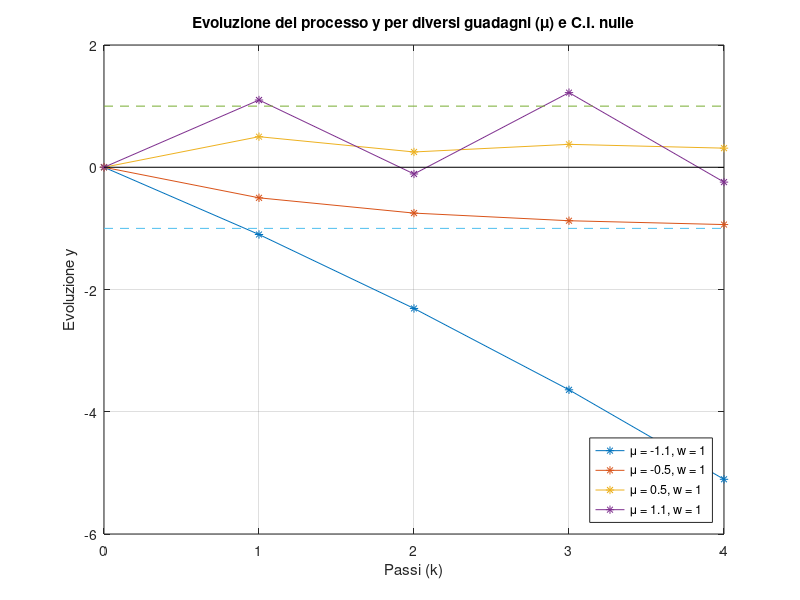
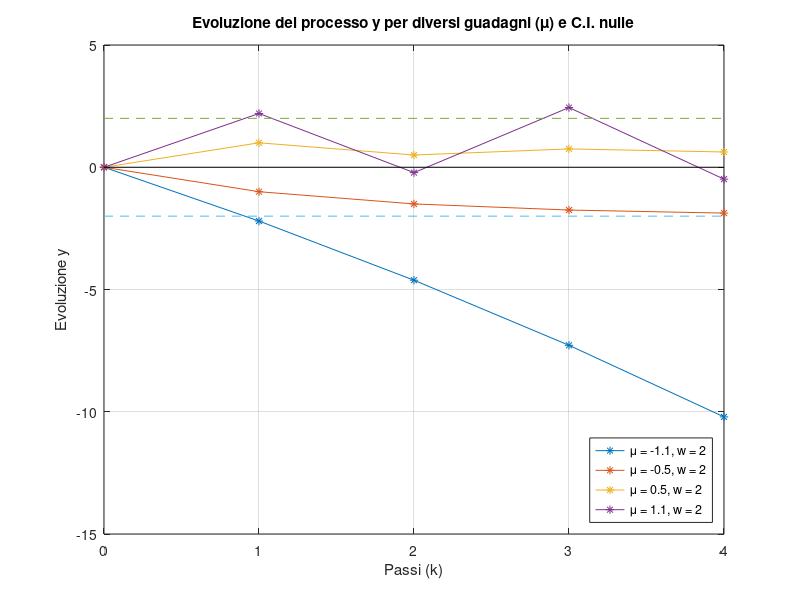
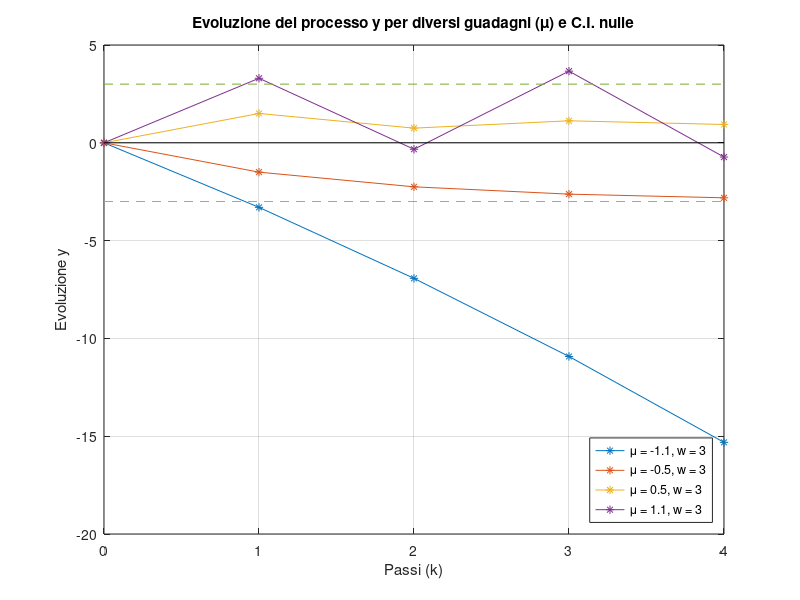

MATLAB code for these plots, in order:
function Esercizio1_7()
  % Si consideri il processo a tempo discreto con variabile controllata y e
  % variabile di controllo u:
  %   y(k+1) = u(k)
  % e si applichi il controllore
  %   u(k) = mu * (w - y(k))
  % dove w è il target e mu!=1 è oggetto di scelta. Determinare l'equazione alle
  % differenze del sistema, ricavare il valore alle condizioni statiche per il
  % valore ybar. Si determini la generalizzazione dell'evoluzione di y(k) e si
  % determini il valore di convergenza.

  % Dati
  y0 = 0;                       % Valore iniziale del sistema
  k = 4;                        % Istante discreto fino a cui calcolare
  ws = [1 2 3];                     % Target
  mus = [-1.1, -0.5, 0.5, 1.1]; % Valori del controllore
  t = 0:k;                      % Vettore dei tempi

  % Calcolo le evoluzioni e le stampo
  for i = 1:length(ws)
    w = ws(i);
    evoluzioneProcesso = zeros([length(t), length(mus)]);
    legends = {};
    for j = 1:length(mus)
      y = evoluzioneDiscreta(y0, w, mus(j), k);
      evoluzioneProcesso(:, j) = y;
      legends{j} = ['\mu = ' num2str(mus(j)) ', w = ' num2str(w)];
    endfor
    figure(i);
    plot(t,evoluzioneProcesso, '-*-', [0 k], [0 0], 'k',
          [0 k], [w w], '--', [0 k], [-w -w], '--');
    grid;
    xlabel('Passi (k)')
    ylabel('Evoluzione y')
    title('Evoluzione del processo y per diversi guadagni (\mu) e C.I. nulle')
    legend(legends,'Location','SouthEast');
  endfor
endfunction

function y = evoluzioneDiscreta(y0, w, mu, k)
  % Calcola l'evoluzione del sistema discreto con valore iniziale y0, target w,
  % guadagno del controllore mu e numero di passi discreti k.
  % Il processo è descritto da
  %   y(k+1) = mu * (w - y(k))
  if (k == 0)
    y = y0;
    return;
  endif

  y = zeros([k+1, 1]);% Vettore dell'evoluzione
  y(1) = y0;          % Impongo la condizione iniziale

  for i = 1 : k
    y(i+1) = mu * (w - y(i));
  endfor
endfunction
